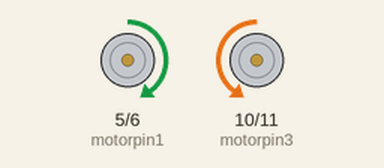
This sketch was run on a simulated Arduino Uno, built with avr-gcc and run on an emulated ATmega328P. Parts: motor-driver pin pairs drawn as motors (green arrow = first pin HIGH = forward, orange = second pin HIGH = backward, longer = more drive).

Above: at 0.7 s.
At 1.9 s:
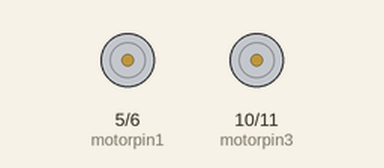
At 3.1 s:
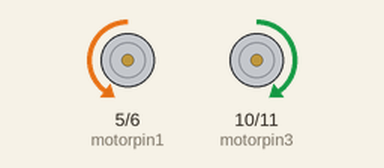
Timing chart, 0 to 6.2 s (numbered marks = the images above):
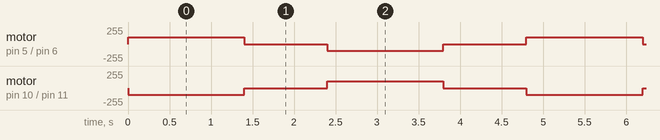

Measured:
- by itself, motor on pin 5 (motorpin1) / pin 6 (motorpin2): repeats every 4.8 s: stopped 1.0 s, backward 100/255 1.4 s, stopped 1.0 s, forward 100/255 1.4 s
- by itself, motor on pin 10 (motorpin3) / pin 11 (motorpin4): repeats every 4.8 s: stopped 1.0 s, forward 100/255 1.4 s, stopped 1.0 s, backward 100/255 1.4 s

The sketch:

motordriver_test.ino
```cpp
#define motorpin1 5
#define motorpin2 6
#define motorpin3 10
#define motorpin4 11

void setup() {
  //Serial.begin(115200);
  pinMode(motorpin1, OUTPUT);
  pinMode(motorpin2, OUTPUT);
  pinMode(motorpin3, OUTPUT);
  pinMode(motorpin4, OUTPUT);
}

void loop() {
  left();
  delay(1400);
  stopm();
  delay(1000);

  right();
  delay(1400);
  stopm();
  delay(1000);
}

void forward(){
  analogWrite(motorpin1, 100);
  analogWrite(motorpin2, 0);
  analogWrite(motorpin3, 100);
  analogWrite(motorpin4, 0);
  //Serial.println("Forward");
}

void backward(){
  analogWrite(motorpin1, 0);
  analogWrite(motorpin2, 100);
  analogWrite(motorpin3, 0);
  analogWrite(motorpin4, 100);
  //Serial.println("Backward");
}

void left(){
  analogWrite(motorpin1, 100);
  analogWrite(motorpin2, 0);
  analogWrite(motorpin3, 0);
  analogWrite(motorpin4, 100);
  //Serial.println("left");
}

void right(){
  analogWrite(motorpin1, 0);
  analogWrite(motorpin2, 100);
  analogWrite(motorpin3, 100);
  analogWrite(motorpin4, 0);
  //Serial.println("right");
}

void stopm(){
  analogWrite(motorpin1, 0);
  analogWrite(motorpin2, 0);
  analogWrite(motorpin3, 0);
  analogWrite(motorpin4, 0);
  //Serial.println("stop");
}
```
